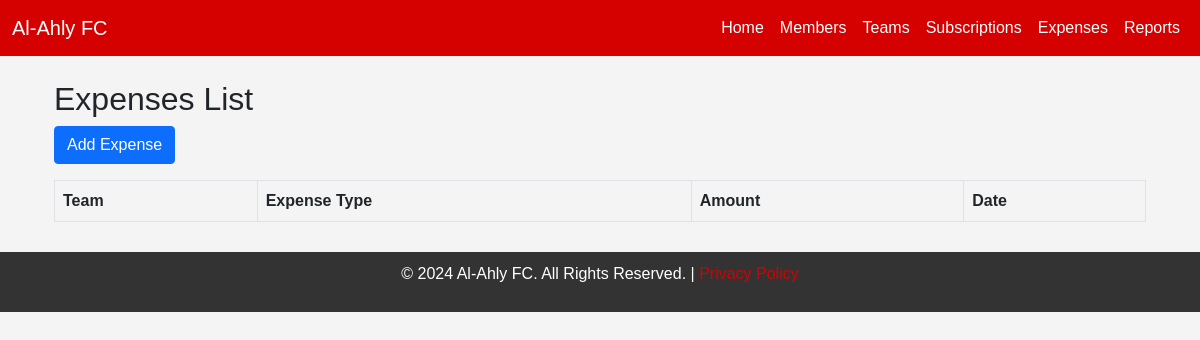
The page /expenses/ on the database as committed earlier.
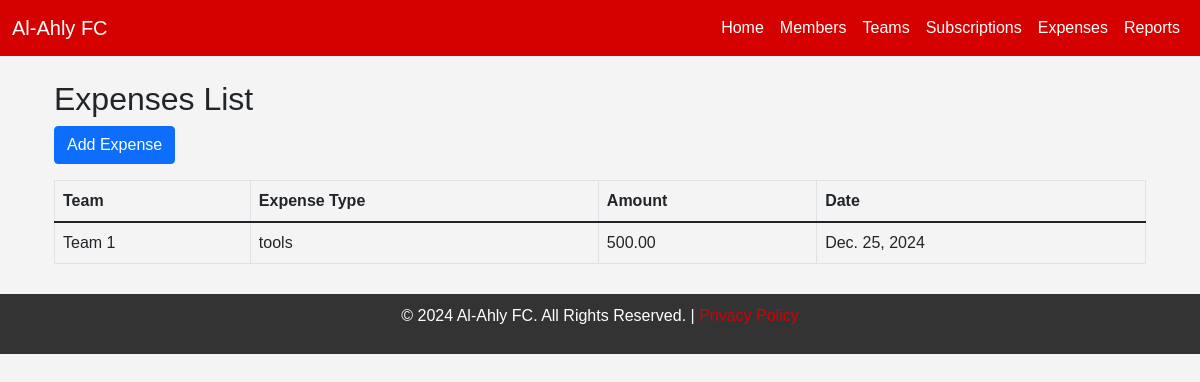
The same page on the database as committed later.
### expenses/models.py (models this page shows, shortened)
class Expense(models.Model):
    expense_type = models.CharField(max_length=50)
    amount = models.DecimalField(max_digits=10, decimal_places=2)
    date = models.DateField()
    team = models.ForeignKey(Team, on_delete=models.CASCADE, related_name='expenses')

### Teams/models.py (models this page shows, shortened)
class Team(models.Model):
    name = models.CharField(max_length=100)
    players = models.CharField(max_length=100)

### expenses/views.py (the view)
# urls.py: path('', views.expense_list, name='expense_list'),
def expense_list(request):
    expenses = Expense.objects.all()
    return render(request, 'expenses/expense_list.html', {'expenses': expenses})

### templates/expenses/expense_list.html
{% extends 'base.html' %} {% block content %}
<div class="container mt-4">
    <h2>Expenses List</h2>
    <a href="create/" class="btn btn-primary mb-3">Add Expense</a>
    <table class="table table-bordered">
        <thead>
            <tr>
                <th>Team</th>
                <th>Expense Type</th>
                <th>Amount</th>
                <th>Date</th>
            </tr>
        </thead>
        <tbody>
            {% for expense in expenses %}
            <tr>
                <td>{{ expense.team.name }}</td>
                <td>{{ expense.expense_type }}</td>
                <td>{{ expense.amount }}</td>
                <td>{{ expense.date }}</td>
            </tr>
            {% endfor %}
        </tbody>
    </table>
</div>
{% endblock %}

Rows that differ between the two databases and show on the page:
added Expense: team.name "Team 1", expense_type "tools", amount "500.00", date "Dec. 25, 2024"
